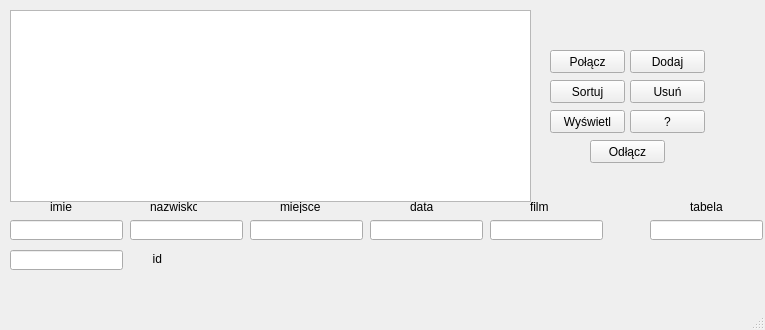
<?xml version="1.0" encoding="UTF-8"?>
<ui version="4.0">
 <class>MainWindow</class>
 <widget class="QMainWindow" name="MainWindow">
  <property name="geometry">
   <rect>
    <x>0</x>
    <y>0</y>
    <width>765</width>
    <height>330</height>
   </rect>
  </property>
  <property name="windowTitle">
   <string>MainWindow</string>
  </property>
  <widget class="QWidget" name="centralwidget">
   <widget class="QTableView" name="tabela">
    <property name="geometry">
     <rect>
      <x>10</x>
      <y>10</y>
      <width>521</width>
      <height>192</height>
     </rect>
    </property>
   </widget>
   <widget class="QLineEdit" name="t1">
    <property name="geometry">
     <rect>
      <x>10</x>
      <y>220</y>
      <width>113</width>
      <height>20</height>
     </rect>
    </property>
   </widget>
   <widget class="QLineEdit" name="t2">
    <property name="geometry">
     <rect>
      <x>130</x>
      <y>220</y>
      <width>113</width>
      <height>20</height>
     </rect>
    </property>
   </widget>
   <widget class="QLineEdit" name="t3">
    <property name="geometry">
     <rect>
      <x>250</x>
      <y>220</y>
      <width>113</width>
      <height>20</height>
     </rect>
    </property>
   </widget>
   <widget class="QLineEdit" name="t4">
    <property name="geometry">
     <rect>
      <x>370</x>
      <y>220</y>
      <width>113</width>
      <height>20</height>
     </rect>
    </property>
   </widget>
   <widget class="QLineEdit" name="t5">
    <property name="geometry">
     <rect>
      <x>490</x>
      <y>220</y>
      <width>113</width>
      <height>20</height>
     </rect>
    </property>
   </widget>
   <widget class="QLineEdit" name="baza">
    <property name="geometry">
     <rect>
      <x>650</x>
      <y>220</y>
      <width>113</width>
      <height>20</height>
     </rect>
    </property>
   </widget>
   <widget class="QPushButton" name="con">
    <property name="geometry">
     <rect>
      <x>550</x>
      <y>50</y>
      <width>75</width>
      <height>23</height>
     </rect>
    </property>
    <property name="text">
     <string>Połącz</string>
    </property>
   </widget>
   <widget class="QPushButton" name="sort">
    <property name="geometry">
     <rect>
      <x>550</x>
      <y>80</y>
      <width>75</width>
      <height>23</height>
     </rect>
    </property>
    <property name="text">
     <string>Sortuj</string>
    </property>
   </widget>
   <widget class="QPushButton" name="show">
    <property name="geometry">
     <rect>
      <x>550</x>
      <y>110</y>
      <width>75</width>
      <height>23</height>
     </rect>
    </property>
    <property name="text">
     <string>Wyświetl</string>
    </property>
   </widget>
   <widget class="QPushButton" name="help">
    <property name="geometry">
     <rect>
      <x>630</x>
      <y>110</y>
      <width>75</width>
      <height>23</height>
     </rect>
    </property>
    <property name="text">
     <string>?</string>
    </property>
   </widget>
   <widget class="QPushButton" name="del">
    <property name="geometry">
     <rect>
      <x>630</x>
      <y>80</y>
      <width>75</width>
      <height>23</height>
     </rect>
    </property>
    <property name="text">
     <string>Usuń</string>
    </property>
   </widget>
   <widget class="QPushButton" name="add">
    <property name="geometry">
     <rect>
      <x>630</x>
      <y>50</y>
      <width>75</width>
      <height>23</height>
     </rect>
    </property>
    <property name="text">
     <string>Dodaj</string>
    </property>
   </widget>
   <widget class="QPushButton" name="exit">
    <property name="geometry">
     <rect>
      <x>590</x>
      <y>140</y>
      <width>75</width>
      <height>23</height>
     </rect>
    </property>
    <property name="text">
     <string>Odłącz</string>
    </property>
   </widget>
   <widget class="QLineEdit" name="id">
    <property name="geometry">
     <rect>
      <x>10</x>
      <y>250</y>
      <width>113</width>
      <height>20</height>
     </rect>
    </property>
   </widget>
   <widget class="QLabel" name="label">
    <property name="geometry">
     <rect>
      <x>136</x>
      <y>243</y>
      <width>51</width>
      <height>31</height>
     </rect>
    </property>
    <property name="text">
     <string>     id</string>
    </property>
   </widget>
   <widget class="QLabel" name="label_2">
    <property name="geometry">
     <rect>
      <x>50</x>
      <y>200</y>
      <width>47</width>
      <height>13</height>
     </rect>
    </property>
    <property name="text">
     <string>imie</string>
    </property>
   </widget>
   <widget class="QLabel" name="label_3">
    <property name="geometry">
     <rect>
      <x>150</x>
      <y>200</y>
      <width>47</width>
      <height>13</height>
     </rect>
    </property>
    <property name="text">
     <string>nazwisko</string>
    </property>
   </widget>
   <widget class="QLabel" name="label_4">
    <property name="geometry">
     <rect>
      <x>280</x>
      <y>200</y>
      <width>47</width>
      <height>13</height>
     </rect>
    </property>
    <property name="text">
     <string>miejsce</string>
    </property>
   </widget>
   <widget class="QLabel" name="label_5">
    <property name="geometry">
     <rect>
      <x>410</x>
      <y>200</y>
      <width>47</width>
      <height>13</height>
     </rect>
    </property>
    <property name="text">
     <string>data</string>
    </property>
   </widget>
   <widget class="QLabel" name="label_6">
    <property name="geometry">
     <rect>
      <x>530</x>
      <y>200</y>
      <width>47</width>
      <height>13</height>
     </rect>
    </property>
    <property name="text">
     <string>film</string>
    </property>
   </widget>
   <widget class="QLabel" name="label_7">
    <property name="geometry">
     <rect>
      <x>690</x>
      <y>200</y>
      <width>47</width>
      <height>13</height>
     </rect>
    </property>
    <property name="text">
     <string>tabela</string>
    </property>
   </widget>
  </widget>
  <widget class="QMenuBar" name="menubar">
   <property name="geometry">
    <rect>
     <x>0</x>
     <y>0</y>
     <width>765</width>
     <height>21</height>
    </rect>
   </property>
  </widget>
  <widget class="QStatusBar" name="statusbar"/>
 </widget>
 <resources/>
 <connections/>
</ui>
